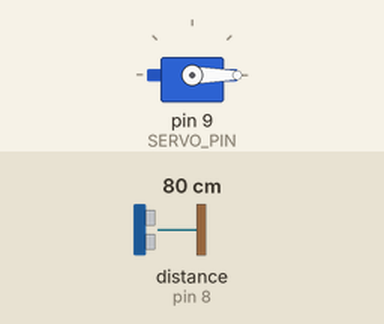
The sketch below on a simulated Arduino Uno, built with avr-gcc and run on an emulated ATmega328P. Shown: servo. Wiring (inferred from the names in the program): ultrasonic range finder: trigger pin 7; echo pin 8. Inputs (shaded band) come from the test bench; at power-on: distance to the obstacle (sensor on pin 8) 80 cm. The echo pulse lasts 58.3 µs per cm; what the sketch prints to the serial monitor is not drawn.

Above: at 1.4 s.
1.5 s: distance to the obstacle (sensor on pin 8) set to 2 cm
3.1 s: distance to the obstacle (sensor on pin 8) set to 35 cm
Timing chart, 0 to 6.1 s (numbered marks = the images above; inputs shaded):
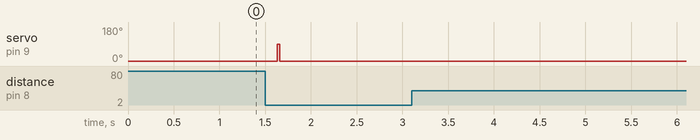

The sketch:

Smart-Garage-Automation.ino
```cpp
#include <Servo.h>

/*
  SMART GARAGE AUTOMATION & VEHICLE COUNTER
  Board: Arduino Uno
  Sensor: HC-SR04 ultrasonic sensor
  Actuator: SG90 positional servo

  Behaviour:
  - Counts a new detection when an object is at or within 15 cm.
  - Opens the miniature gate to the commanded 90-degree position.
  - Commands the gate closed after 3 seconds.
  - Rearms the counter after the sensor reports a clear area for 700 ms.

  Note: The sensor detects objects, not cars specifically. This is an
  educational prototype, not a safety-rated controller for a full-size gate.
*/

#include <Servo.h>

Servo gateServo;

// Hardware pins
const byte TRIG_PIN  = 7;
const byte ECHO_PIN  = 8;
const byte SERVO_PIN = 9;

// Settings
const int DETECTION_DISTANCE_CM = 15;
const int CLEAR_DISTANCE_CM = 20;  // Hysteresis helps reduce count flicker
const int GATE_CLOSED_DEG = 0;
const int GATE_OPEN_DEG = 90;

const unsigned long GATE_OPEN_DURATION_MS = 3000;
const unsigned long CLEAR_CONFIRMATION_MS = 700;
const unsigned long ECHO_TIMEOUT_US = 30000;

// State
unsigned long totalCars = 0;
unsigned long gateOpenedAt = 0;
unsigned long clearStartedAt = 0;

bool currentObjectCounted = false;
bool clearTimerRunning = false;
bool gateIsOpen = false;

long getDistanceCm() {
  // Send a clean 10-microsecond trigger pulse.
  digitalWrite(TRIG_PIN, LOW);
  delayMicroseconds(2);
  digitalWrite(TRIG_PIN, HIGH);
  delayMicroseconds(10);
  digitalWrite(TRIG_PIN, LOW);

  // Wait for the echo pulse. A timeout means no valid echo was received.
  const unsigned long duration = pulseIn(ECHO_PIN, HIGH, ECHO_TIMEOUT_US);

  if (duration == 0) {
    return -1;
  }

  // Speed of sound is approximately 0.0343 cm per microsecond.
  // Divide by two because the sound travels to the object and back.
  return (long)(duration * 0.0343 / 2.0);
}

void printVehicleEvent() {
  Serial.println();
  Serial.println(F("================================"));
  Serial.print(F("🚗 CAR PASSED #"));
  Serial.println(totalCars);
  Serial.println(F("📡 Status: Object detected"));
  Serial.print(F("🔢 Total detection events: "));
  Serial.println(totalCars);
  Serial.println(F("================================"));
}

void openGate() {
  gateServo.write(GATE_OPEN_DEG);
  gateIsOpen = true;
  gateOpenedAt = millis();
  Serial.println(F("🚧 GATE STATUS: OPEN"));
}

void closeGate() {
  gateServo.write(GATE_CLOSED_DEG);
  gateIsOpen = false;
  Serial.println(F("🚧 GATE STATUS: CLOSED"));
  Serial.println(F("✅ Ready for the next detection"));
  Serial.println();
}

void setup() {
  Serial.begin(9600);

  pinMode(TRIG_PIN, OUTPUT);
  pinMode(ECHO_PIN, INPUT);
  digitalWrite(TRIG_PIN, LOW);

  gateServo.attach(SERVO_PIN);
  gateServo.write(GATE_CLOSED_DEG);

  Serial.println();
  Serial.println(F("================================"));
  Serial.println(F("   SMART GARAGE SYSTEM"));
  Serial.println(F("================================"));
  Serial.println(F("✅ System Status: ONLINE"));
  Serial.println(F("🚧 Gate Status: CLOSED"));
  Serial.println(F("🔢 Car Counter: READY"));
  Serial.println(F("📡 Ultrasonic Sensor: ACTIVE"));
  Serial.println(F("================================"));
  Serial.println(F("Waiting for a detection event..."));
  Serial.println();
}

void loop() {
  const unsigned long now = millis();
  const long distanceCm = getDistanceCm();

  const bool inDetectionZone =
      (distanceCm > 0 && distanceCm <= DETECTION_DISTANCE_CM);

  const bool areaLooksClear =
      (distanceCm < 0 || distanceCm >= CLEAR_DISTANCE_CM);

  // Count once when an object first enters the detection zone.
  if (inDetectionZone) {
    clearTimerRunning = false;

    if (!currentObjectCounted) {
      currentObjectCounted = true;
      totalCars++;

      printVehicleEvent();
      openGate();
    }
  }
  // Rearm only after the area appears clear for a short, continuous period.
  // This helps reduce duplicate counts caused by small distance fluctuations.
  else if (currentObjectCounted) {
    if (areaLooksClear) {
      if (!clearTimerRunning) {
        clearTimerRunning = true;
        clearStartedAt = now;
      } else if (now - clearStartedAt >= CLEAR_CONFIRMATION_MS) {
        currentObjectCounted = false;
        clearTimerRunning = false;
        Serial.println(F("📡 Detection zone clear; counter re-armed."));
      }
    } else {
      // In the 16–19 cm buffer zone, do not treat the object as fully gone.
      clearTimerRunning = false;
    }
  }

  // Close the gate after the configured interval.
  if (gateIsOpen && now - gateOpenedAt >= GATE_OPEN_DURATION_MS) {
    closeGate();
  }

  delay(50);
}
```

Measured:
- after the input at 1.5 s, servo on pin 9 (SERVO_PIN): 0° → 90° after 0.13 s, → 0° 0.02 s later
- after the input at 3.1 s, every drawn part: stays the same
